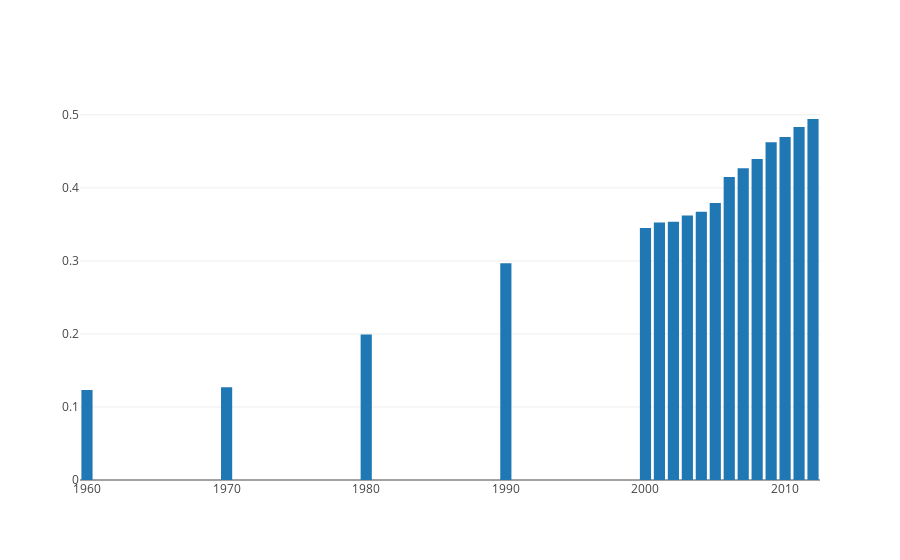

The notebook cell this image was saved under:
### Markdown cell above
Vervolgens kunnen we bepaalde kolommen selecteren met een syntax die vergelijkbaar is als voor python dictionaries. `df['year']` geeft dus de eerste kolom terug.

Op deze manier kunnen we gemakkelijk data selecteren en deze visualiseren met plot.ly. In de volgende cel een voorbeeld van een bar chart op basis van de `year` kolom en de `all` kolom, oftewel het totaal percentage mensen tussen de 25 en 34 wat **niet** getrouwd is.

### Code cell
trace = go.Bar(
    x=df['year'],
    y=df['all']
)
iplot([trace])

### Figure 1 — Plotly figure (JSON) as saved in the notebook; plotly's stock layout.template omitted (floating-point values rounded to 4 significant figures)
{"data": [{"type": "bar", "uid": "822e49eb-cdff-47b3-9019-a035d331027a", "x": [1960, 1970, 1980, 1990, 2000, 2001, 2002, 2003, 2004, 2005, 2006, 2007, 2008, 2009, 2010, 2011, 2012], "y": [0.1233, 0.127, 0.1992, 0.2968, 0.345, 0.3528, 0.3535, 0.362, 0.3673, 0.3793, 0.4148, 0.4269, 0.4394, 0.4626, 0.4697, 0.4833, 0.4943]}], "layout": {}}
